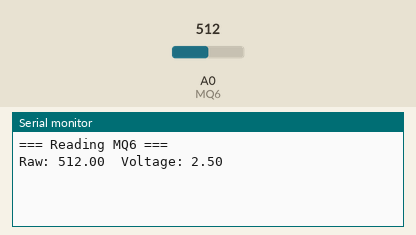
This sketch was run on a simulated Arduino Uno, built with avr-gcc and run on an emulated ATmega328P. On the bench: the last lines printed to the serial monitor. Inputs (shaded band) come from the test bench; at power-on: A0 (MQ6) = 512.

Above: at 1.2 s.
1.3 s: A0 (MQ6) set to 716
At 2.3 s:
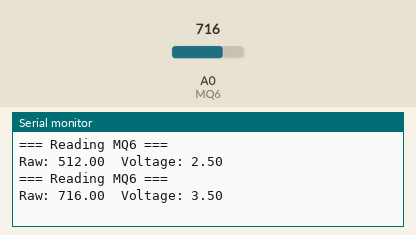
2.8 s: A0 (MQ6) set to 900
At 3.8 s:
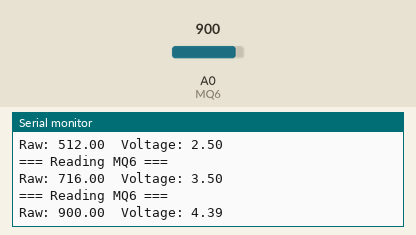
Timing chart, 0 to 5.8 s (numbered marks = the images above; inputs shaded):
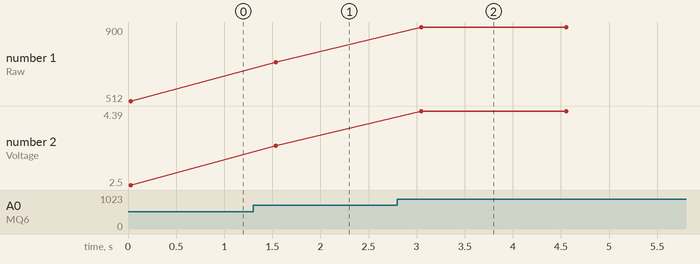

Measured:
- after the input at 1.3 s, the serial monitor: prints a new line after 0.24 s (image 1)
- after the input at 2.8 s, the serial monitor: prints a new line after 0.25 s (image 2)
- plotted number 1: 512 → 716 after the input at 1.3 s, 716 → 900 after the input at 2.8 s
- plotted number 2: 2.5 → 3.5 after the input at 1.3 s, 3.5 → 4.39 after the input at 2.8 s

The sketch:

test_adc.ino
```cpp
#define MQ6 A0
#define NO_OF_SAMPLES   64          //Multisampling

void setup() {
  Serial.begin(9600);
  pinMode(MQ6,INPUT);
}

void loop() {
  // put your main code here, to run repeatedly:
  float adc_reading = 0;
  float voltage     = 0;
  //Multisampling
  for (int i = 0; i < NO_OF_SAMPLES; i++) {
      adc_reading += analogRead(MQ6);
  }
  adc_reading /= NO_OF_SAMPLES;
  //Convert adc_reading to voltage in mV
  voltage = 5*adc_reading/1024.0;
  Serial.print("=== Reading MQ6 ===\nRaw: ");
  Serial.print(adc_reading);
  Serial.print("\tVoltage: ");
  Serial.println(voltage);
  delay(1500);
}
```

teste_adc.c
```cpp
#define MQ6 A0
#define NO_OF_SAMPLES   64          //Multisampling

uint32_t raw(){
  uint32_t adc_reading = 0;
  //Multisampling
  for (int i = 0; i < NO_OF_SAMPLES; i++) {
      adc_reading += analogRead(MQ6);
  }
  adc_reading /= NO_OF_SAMPLES;
  return adc_reading;
}
```
